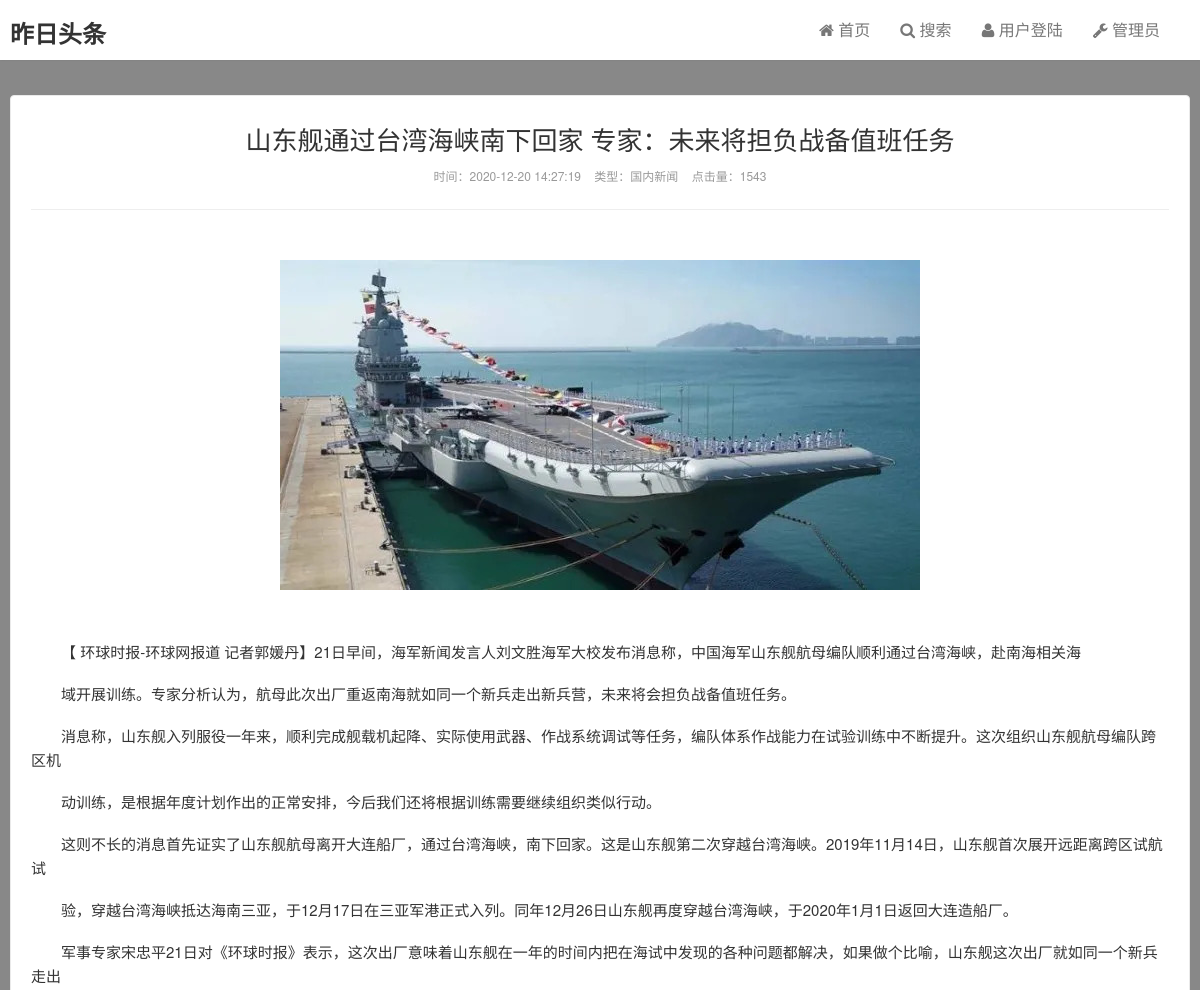
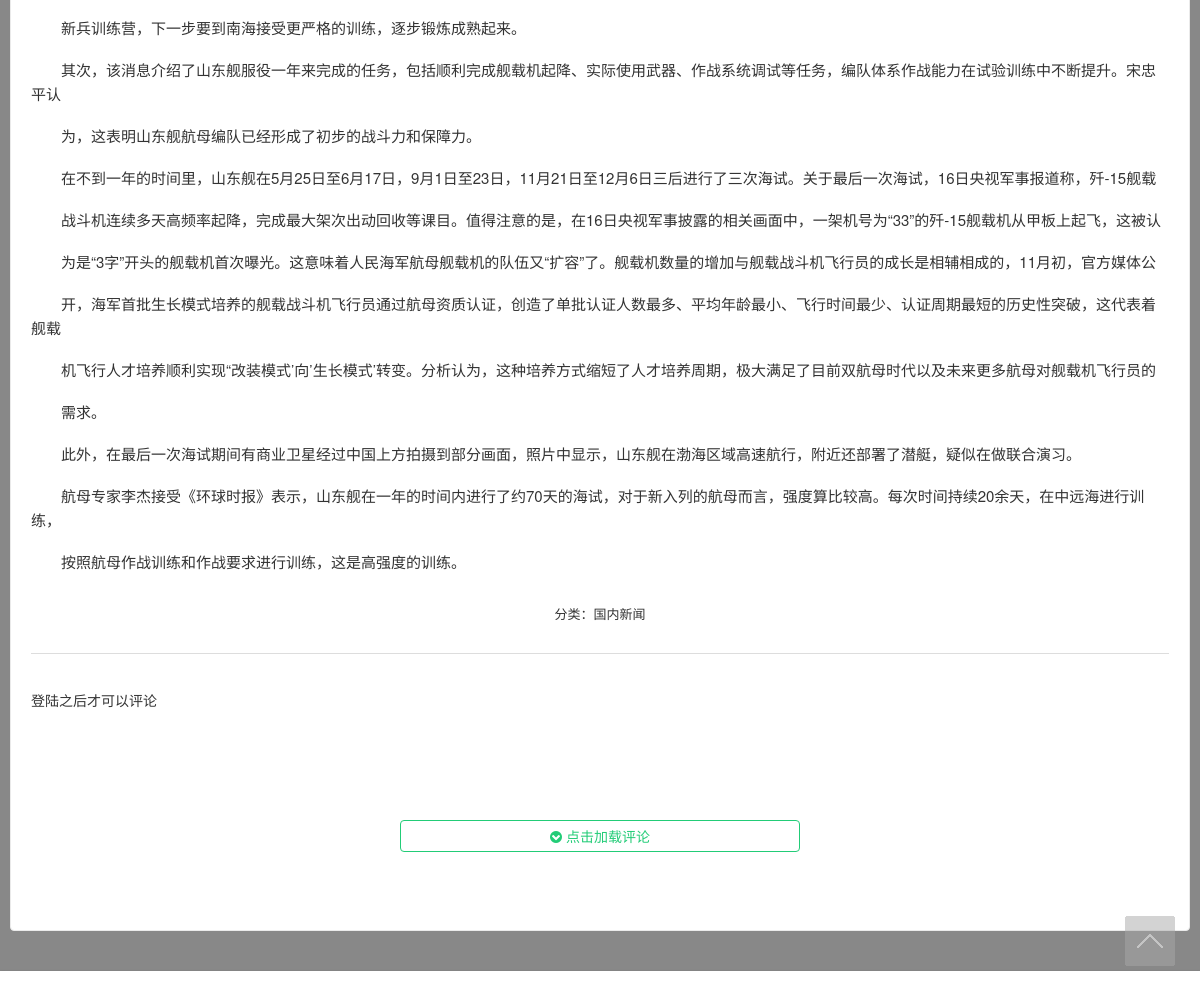
The page /front/showNews.php?id=3 on the database its author committed (2 pictures, top to bottom).
### tables this page shows
CREATE TABLE `news`
(
    `news_id`   int(10) unsigned NOT NULL AUTO_INCREMENT,
    `title`     varchar(200)     NOT NULL,
    `content`   text             NOT NULL,
    `cre_date`  datetime     DEFAULT NULL,
    `click`     int(11)      DEFAULT '0',
    `category`  varchar(200) DEFAULT NULL,
    `imageName` varchar(200) DEFAULT 'newPicTest.jpg',
    PRIMARY KEY (`news_id`)
);

### front/showNews.php (the view, shortened to what this page needs)
<!doctype html>
<html lang="zh-CN">
<head>
    <link rel="stylesheet" type="text/css" href="css/bootstrap.min.css">
    <link rel="stylesheet" type="text/css" href="css/nprogress.css">
    <link rel="stylesheet" type="text/css" href="css/style.css">
    <link rel="stylesheet" type="text/css" href="css/font-awesome.min.css">
    <link rel="stylesheet" href="../admin/css/pintuer.css">
    <link rel="stylesheet" href="../admin/css/admin.css">
</head>
<body class="user-select single" style="background-color: #888888;
    background-attachment:fixed;
    background-repeat:no-repeat;
    background-size:cover;
    -moz-background-size:cover;
    -webkit-background-size:cover;">
    <header class="header" style="background:url(images/favicon.ico)">
        <nav class="navbar navbar-default" id="navbar">
            <div class="container">
                <div class="navbar-header">
                    <h1 class="logo hvr-bounce-in"><a href="index.php"><strong>昨日头条</strong></a></h1>
                </div>
                <div class="collapse navbar-collapse" id="header-navbar">
                    <ul class="nav navbar-nav navbar-right">
                        <li><a href="index.php"><span class="icon-home"></span> 首页</a></li>
                        <li><a href="search.php"><span class="icon-search"></span> 搜索</a></li>
                        <?php
                            if (!isset($_SESSION['fname'])) {
                                ?>
                                <li><a data-cont="用户登陆" title="用户登陆" href="../user/login.html"><span
                                                class="icon-user"></span> 用户登陆</a></li>
                                <?php
                            } else { ?>
                                <li><a href="javascript:void(0)" onclick="ajup5()"><span class="icon-sign-out"></span>
                                        退出登陆</a></li>
                                <?php
                            }
                        ?>
                        <li><a data-cont="管理员" title="管理员" href="../admin/login.html"><span class="icon-wrench"></span>
                                管理员</a></li>
                    </ul>
                </div>
            </div>
        </nav>
    </header>
    <section class="container" style="padding-top: 25px; padding-bottom: 25px">
        <div class="content-wrap" style="min-height: 870px">
            <div class="content">
                <?php
                    $news_id = $_GET['id'];
                    $mysqli = new mysqli('127.0.0.1', 'root', '888888', 'news');
                    $mysqli->set_charset('utf8');
                    $sql = "SELECT * FROM news WHERE news_id=" . $news_id;
                    $mysqli_result = $mysqli->query($sql);
                    if ($mysqli_result && $mysqli_result->num_rows) {
                        $mysqli_result->data_seek(0);
                        $row = $mysqli_result->fetch_assoc();
                        echo "<header class=\"article-header\">
            <h1 class=\"article-title\">
                {$row['title']}
            </h1>
            <div class=\"article-meta\">
                时间：{$row['cre_date']} &nbsp;&nbsp;
                类型：{$row['category']} &nbsp;&nbsp;
                点击量：{$row['click']}
            </div>
        </header>
        <img src='/news/newsCoverImg/{$row['imageName']}' style='display:block; margin:50px auto'/>
        <article class=\"article-content\">
            <p>";
                        $text_arr = explode(chr(10), $row['content']);
                        for ($i = 0; $i < count($text_arr); $i++) {
                            echo $text_arr[$i];
                            echo "</p><p>";
                        }
                        echo "</p>
        </article>
      <div class=\"article-tags\">
          分类：{$row['category']}
      </div>
    ";
                    } else {
                        echo '<h1 class=\"article-title\" style="text-align: center;padding-top: 50px;padding-bottom: 50px">没有找到该文章！</h1>';
                    }
                ?>
                <hr>
                <br>
                <?php
                    if (!isset($_SESSION['fname'])) {
                        ?>
                        <p style="margin-top: 5px;margin-bottom: 50px; font-size: 14px;">登陆之后才可以评论</p>
                        <br><br>
                        <?php
                    }
                ?>
                <div style="text-align:center">
                    <button class="button border-green icon-chevron-circle-down"
                            style="width: 400px; padding-top: 5px;padding-bottom: 5px;margin-top: 20px;" onclick="comlist()"> 点击加载评论
                    </button>
                </div>
                <br><br>
                <div id="txtHint_com"><h2 align="center" style="padding: 20px"></h2></div>
            </div>
        </div>
    </section>
    <footer class="footer">
        <div id="gotop"><a class="gotop"></a></div>
    </footer>
</body>
</html>

### admin/css/admin.css (style rules this page uses)
body { color: #333; font-size: 13px; }
ul, li { list-style-type: none; }
.logo { float: left; color: #FFF; margin-top: 10px; line-height: 45px; }
.header { height: 70px; overflow: hidden; background-color: #FFFFFF; }
.content { width: 100%; }
.button { padding: 10px 15px; }

### rows shown on the page
news: title "山东舰通过台湾海峡南下回家 专家：未来将担负战备值班任务", cre_date "2020-12-20 14:27:19", category "国内新闻", click "1543", imageName (picture), content "【 环球时报-环球网报道 记者郭媛丹】21日早间，海军新闻发言人刘文胜海军大校发布消息称，中国海军山东舰航母编队顺利通过台湾海峡，赴南海相关海", content "域开展训练。专家分析认为，航母此次出厂重返南海就如同一个新兵走出新兵营，未来将会担负战备值班任务。", content "消息称，山东舰入列服役一年来，顺利完成舰载机起降、实际使用武器、作战系统调试等任务，编队体系作战能力在试验训练中不断提升。这次组织山东舰航母编队跨区机", content "动训练，是根据年度计划作出的正常安排，今后我们还将根据训练需要继续组织类似行动。", content "这则不长的消息首先证实了山东舰航母离开大连船厂，通过台湾海峡，南下回家。这是山东舰第二次穿越台湾海峡。2019年11月14日，山东舰首次展开远距离跨区试航试", content "验，穿越台湾海峡抵达海南三亚，于12月17日在三亚军港正式入列。同年12月26日山东舰再度穿越台湾海峡，于2020年1月1日返回大连造船厂。", content "军事专家宋忠平21日对《环球时报》表示，这次出厂意味着山东舰在一年的时间内把在海试中发现的各种问题都解决，如果做个比喻，山东舰这次出厂就如同一个新兵走出", content "新兵训练营，下一步要到南海接受更严格的训练，逐步锻炼成熟起来。", content "其次，该消息介绍了山东舰服役一年来完成的任务，包括顺利完成舰载机起降、实际使用武器、作战系统调试等任务，编队体系作战能力在试验训练中不断提升。宋忠平认", content "为，这表明山东舰航母编队已经形成了初步的战斗力和保障力。", content "在不到一年的时间里，山东舰在5月25日至6月17日，9月1日至23日，11月21日至12月6日三后进行了三次海试。关于最后一次海试，16日央视军事报道称，歼-15舰载", content "战斗机连续多天高频率起降，完成最大架次出动回收等课目。值得注意的是，在16日央视军事披露的相关画面中，一架机号为“33”的歼-15舰载机从甲板上起飞，这被认", content "为是“3字”开头的舰载机首次曝光。这意味着人民海军航母舰载机的队伍又“扩容”了。舰载机数量的增加与舰载战斗机飞行员的成长是相辅相成的，11月初，官方媒体公", content "开，海军首批生长模式培养的舰载战斗机飞行员通过航母资质认证，创造了单批认证人数最多、平均年龄最小、飞行时间最少、认证周期最短的历史性突破，这代表着舰载", content "机飞行人才培养顺利实现“改装模式’向’生长模式’转变。分析认为，这种培养方式缩短了人才培养周期，极大满足了目前双航母时代以及未来更多航母对舰载机飞行员的", content "需求。", content "此外，在最后一次海试期间有商业卫星经过中国上方拍摄到部分画面，照片中显示，山东舰在渤海区域高速航行，附近还部署了潜艇，疑似在做联合演习。", content "航母专家李杰接受《环球时报》表示，山东舰在一年的时间内进行了约70天的海试，对于新入列的航母而言，强度算比较高。每次时间持续20余天，在中远海进行训练，", content "按照航母作战训练和作战要求进行训练，这是高强度的训练。"
